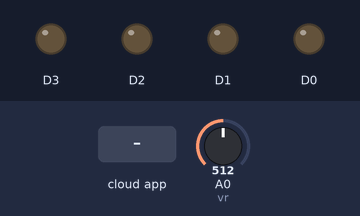
The sketch below on a simulated ESP8266 (NodeMCU). Shown: output pins drawn as LEDs (lit = HIGH). The inputs (shaded band) are chosen by the test bench; at power-on: A0 (vr) = 512. WiFi joins after 1.5 s; servers stay silent unless stated; the Firebase database answers and starts empty; what the sketch prints to the serial monitor is not drawn.

Above: at 2.7 s.
2.8 s: the phone or cloud app sets Status to 1
At 3.2 s:
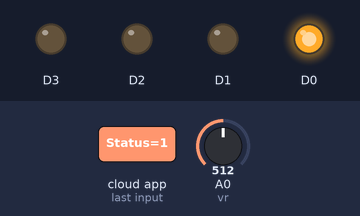
4.3 s: the phone or cloud app sets Status to 0
At 5.1 s:
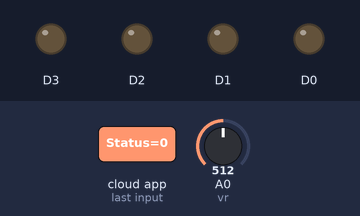
Timing chart, 0 to 7.3 s (numbered marks = the images above; inputs shaded):
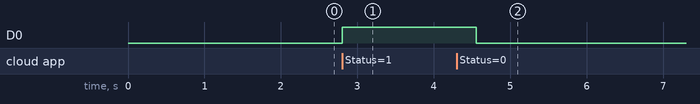

Measured:
- after the input at 2.8 s, D0: LOW → HIGH at once
- after the input at 4.3 s, D0: HIGH → LOW after 0.25 s

The sketch:

Variable_resister_and_led.ino
```cpp
// (licence header left out)
// FirebaseDemo_ESP8266 is a sample that demo the different functions
// of the FirebaseArduino API.

#include <ESP8266WiFi.h>
#include <FirebaseArduino.h>

#include <ArduinoJson.h>
#include <ESP8266HTTPClient.h>
//#define  <SoftwareSerial.h>
// Set these to run example.
#define FIREBASE_HOST "iot-app-ui-default-rtdb.firebaseio.com"
#define FIREBASE_AUTH "zYmuX3an8jxTTjCK8KUJ0PyhCdNutOJMXmSMQtCF"
#define WIFI_SSID "Dialog 4G F89"
#define WIFI_PASSWORD "6b375hH7"

double myString;
int vr = A0;
int sdata = 0;
void setup() {
  Serial.begin(9600);
  pinMode(vr,INPUT);
  pinMode(D0,OUTPUT);
  pinMode(D1,OUTPUT);
  pinMode(D2,OUTPUT);
  pinMode(D3,OUTPUT);
  // connect to wifi.
  WiFi.begin(WIFI_SSID, WIFI_PASSWORD);
  Serial.print("connecting");
  while (WiFi.status() != WL_CONNECTED) {
    Serial.print(".");
    delay(500);
  }
  Serial.println();
  Serial.print("connected: ");
  Serial.println(WiFi.localIP());

  Firebase.begin(FIREBASE_HOST, FIREBASE_AUTH);
}

int n = 0;
bool light1;
bool light2;
bool light3;
bool light4;
void loop() {
  sdata = analogRead(vr);
  myString = float(sdata);
  Firebase.setFloat("VariableResistor/Value",myString);
  delay(1000);
  Serial.println(sdata);
  light1 = Firebase.getBool("Light1/Status");
  Serial.println(light1);
  if(light1 == true){
    digitalWrite(D0,HIGH);
  }
  if(light1 == false){
    digitalWrite(D0,LOW);
  }
  //light2
  light2 = Firebase.getBool("Light2/Status");
  Serial.println(light2);
  if(light2 == true){
    digitalWrite(D1,HIGH);
  }
  if(light2 == false){
    digitalWrite(D1,LOW);
  }
  //light3
  light3 = Firebase.getBool("Light3/Status");
  Serial.println(light3);
  if(light3 == true){
    digitalWrite(D2,HIGH);
  }
  if(light3 == false){
    digitalWrite(D2,LOW);
  }
  //light4
  light4 = Firebase.getBool("Light4/Status");
  Serial.println(light4);
  if(light4 == true){
    digitalWrite(D3,HIGH);
  }
  if(light4 == false){
    digitalWrite(D3,LOW);
  }
}
```
